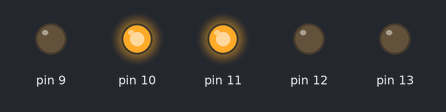
This sketch was run on a simulated Arduino Uno, built with avr-gcc and run on an emulated ATmega328P. Parts: output pins drawn as LEDs (lit = HIGH).

Above: at 0.7 s.
At 2.0 s:
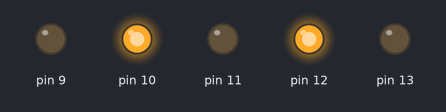
At 4.0 s:
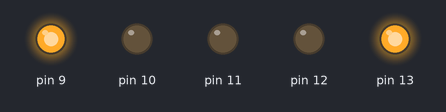
At 6.64 s:
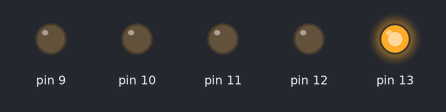
Timing chart, 0 to 8.9 s (numbered marks = the images above):
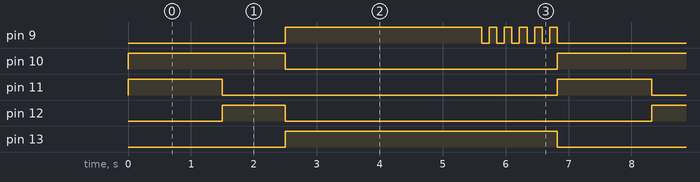

The sketch:

Semaforo_com_Aviso.ino
```cpp
void setup(){
pinMode(11, OUTPUT);
pinMode(12, OUTPUT);
pinMode(13, OUTPUT);
pinMode(10, OUTPUT);
pinMode(9, OUTPUT);
}

void loop(){
  digitalWrite(11, HIGH);
  digitalWrite(12, LOW);
  digitalWrite(13, LOW);
  digitalWrite(10,HIGH);
  digitalWrite(9,LOW);
  delay(1500);

  // Sinal fechado: apaga LED verde, acende LED amarelo
  digitalWrite(11, LOW);
  digitalWrite(12, HIGH);
  digitalWrite(13, LOW);
  delay(1000);

  // Sinal fechado: apaga LED amarelo, acende LED vermelho
  digitalWrite(11, LOW);
  digitalWrite(12, LOW);
  digitalWrite(13, HIGH);
  digitalWrite(10,LOW);
  digitalWrite(9,HIGH);
  delay(3000);

  digitalWrite(9,HIGH);
  delay(120);
  digitalWrite(9,LOW);
  delay(120);
  digitalWrite(9,HIGH);
  delay(120);
  digitalWrite(9,LOW);
  delay(120);
  digitalWrite(9,HIGH);
  delay(120);
  digitalWrite(9,LOW);
  delay(120);
  digitalWrite(9,HIGH);
  delay(120);
  digitalWrite(9,LOW);
  delay(120);
  digitalWrite(9,HIGH);
  delay(120);
  digitalWrite(9,LOW);
  delay(120);
  digitalWrite(9,HIGH);
  delay(120);
  digitalWrite(9,LOW);

}
```

Measured:
- by itself, pin 9: repeats every 6.8 s: 5 × (LOW 0.12 s, HIGH 0.12 s), LOW 2.5 s, HIGH 3.1 s
- by itself, pin 10: alternates HIGH for 2.5 s and LOW for 4.3 s
- by itself, pin 11: alternates HIGH for 1.5 s and LOW for 5.3 s
- by itself, pin 12: alternates HIGH for 1.0 s and LOW for 5.8 s
- by itself, pin 13: alternates HIGH for 4.3 s and LOW for 2.5 s
